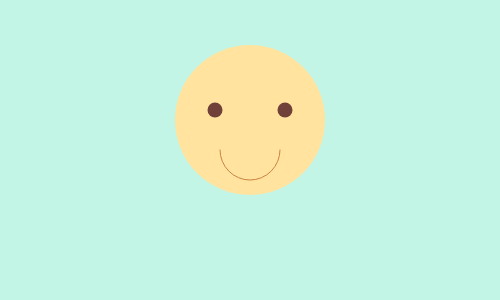
Frame 1 (no input)
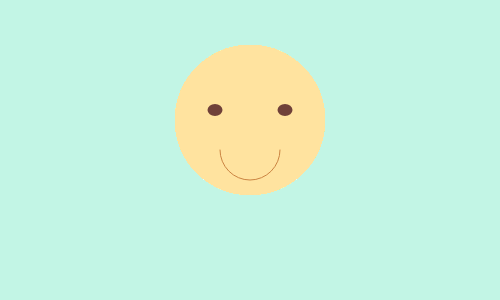
Frame 60 (no input)
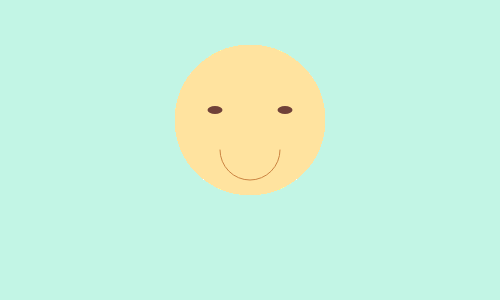
Frame 120 (the mouse pressed at the canvas centre since frame 60)

The p5.js sketch that drew these frames (run headless with seeded random() and noise() and a simulated clock; from frame 60 on, the mouse is pressed at the canvas centre):

// p5.js sketch
// ── sketch.js
var eyeSize = 15;
var reachedZero = false;
var fr = 25;

function setup() {
  createCanvas(500,300);
  background(100, 230, 190, 100);
}

function draw() {
  noStroke();
  // face
  fill(255,227,159);
  ellipse(250,120,150,150);
  
  // eyes
  fill(112,65,57);
  ellipse(215,110,15,eyeSize);
  ellipse(285,110,15,eyeSize);
  
  // mouth
  noFill();
  stroke(203,132,66);
  arc(250, 150, 60, 60, 0, PI);
  
  // adjust eye blinks animation
  if((eyeSize <= 0 || eyeSize < 15) && reachedZero){
    eyeSize += 1;
    if(eyeSize == 14){
      reachedZero = false;
    }
  } else if(eyeSize <= 15 && !reachedZero){
    eyeSize -= 1;
  }
  
  if(eyeSize == 0){
    reachedZero = true;
  }
  frameRate(fr);
  print(eyeSize);
}
